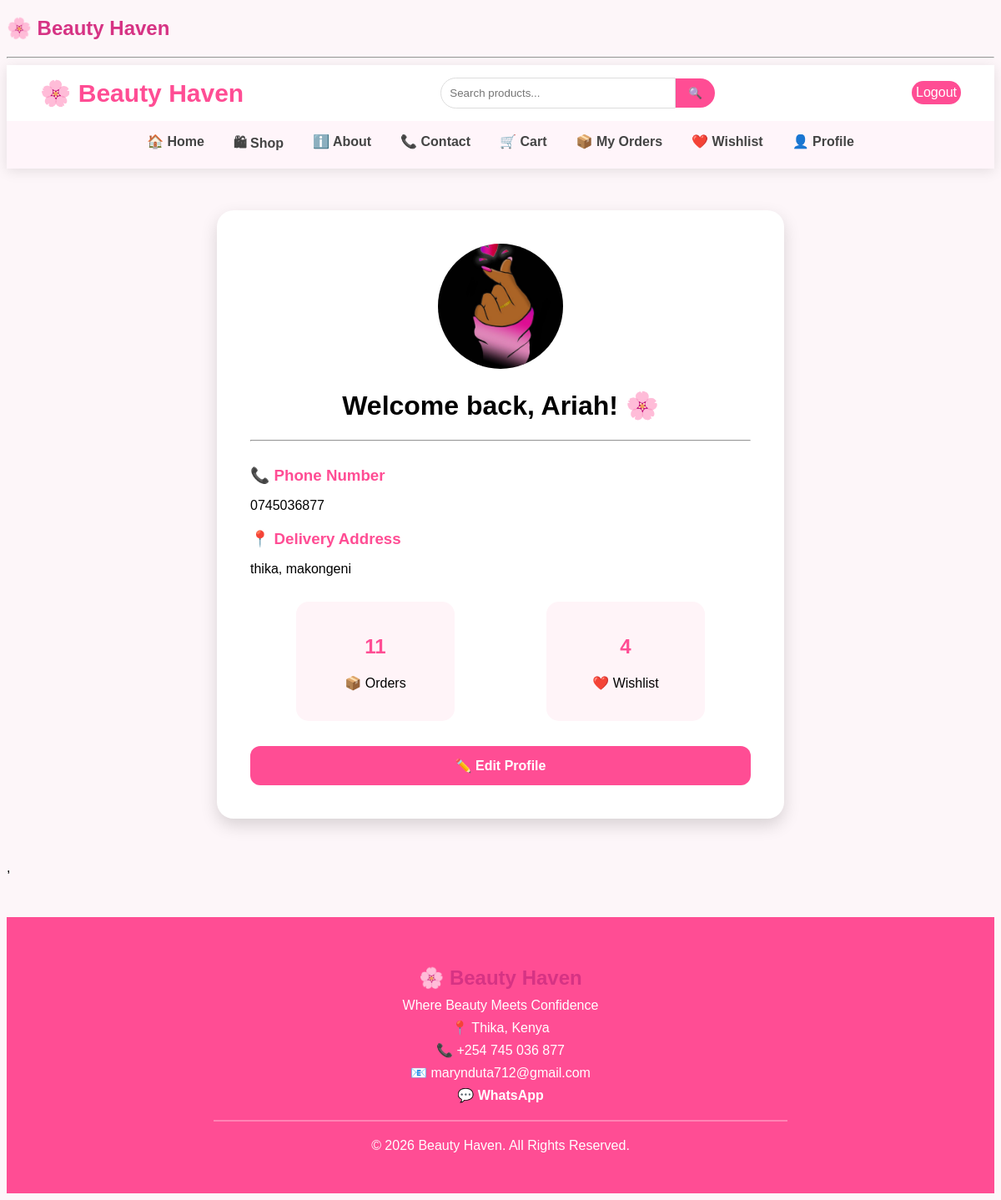
The app's page /profile/ (signed in) with its own data.
### store/models.py (models this page shows, shortened)
class Profile(models.Model):
    user = models.OneToOneField(User, on_delete=models.CASCADE)
    phone = models.CharField(max_length=15, blank=True)
    address = models.TextField(blank=True)
    profile_image = models.ImageField(upload_to='profiles/', default='default.jpg')

### store/views.py (the view)
# urls.py: path("profile/", views.profile, name="profile"),
@login_required
def profile(request):
    profile = request.user.profile
    return render(request, "store/profile.html", {
        "profile": profile
    })

### store/templates/store/profile.html
{% extends 'main.html' %}
{% block content %}
<div class="profile-container">
    <div class="profile-card">
        {% if profile.profile_image %}
            <img src="{{ profile.profile_image.url }}" class="profile-image">
        {% else %}
            <div class="profile-placeholder">
                👤
            </div>
        {% endif %}
        <h1>Welcome back, {{ request.user.username|title }}! 🌸</h1>
        <hr>
        <div class="profile-info">
            <h3>📞 Phone Number</h3>
            <p>{{ profile.phone|default:"Not added yet" }}</p>
            <h3>📍 Delivery Address</h3>
            <p>{{ profile.address|default:"Not added yet" }}</p>
        </div>
        <div class="profile-stats">
            <div class="stat-box">
                <h2>{{ request.user.order_set.count }}</h2>
                <p>📦 Orders</p>
            </div>
            <div class="stat-box">
                <h2>{{ request.user.wishlist_set.count }}</h2>
                <p>❤️ Wishlist</p>
            </div>
        </div>
        <a href="{% url 'edit_profile' %}" class="cart-btn">
            ✏️ Edit Profile
        </a>
    </div>
</div>
{% endblock %}

### store/static/style/main.css (style rules this page uses)
body { background-color: #fdf6f9; font-family: Arial, sans-serif; }
h2 { color: #d63384; }
.cart-btn { display:inline-block; margin-top:20px; background:#ff4d94; color:white; padding:15px 30px; border-radius:30px; text-decoration:none; font-weight:bold; text-align: center; height: auto; }
.profile-container { display:flex; justify-content:center; margin:50px 0; }
.profile-card { background:white; width:600px; padding:40px; border-radius:20px; box-shadow:0 8px 20px rgba(0,0,0,.15); text-align:center; }
.profile-image, .profile-placeholder { width:150px; height:150px; border-radius:50%; margin:auto; }
.profile-image { object-fit:cover; }
.profile-info { text-align:left; margin-top:30px; }
.profile-info h3 { color:#ff4d94; margin-bottom:5px; }
.profile-info p { margin-bottom:20px; }
.profile-stats { display:flex; justify-content:space-around; margin:30px 0; }
.stat-box { background:#fff4f8; padding:20px; border-radius:15px; width:150px; }
.stat-box h2 { color:#ff4d94; }
.cart-btn, .wishlist-btn { display:block; padding:14px; border-radius:12px; text-decoration:none; font-weight:bold; }
.cart-btn { background:#ff4d94; color:white; }

### records on screen
Profile: profile_image (picture), phone "0745036877", address "thika, makongeni"

### other values on screen
{{ request.user.username|title }} "Ariah"
{{ request.user.order_set.count }} "11"
{{ request.user.wishlist_set.count }} "4"
